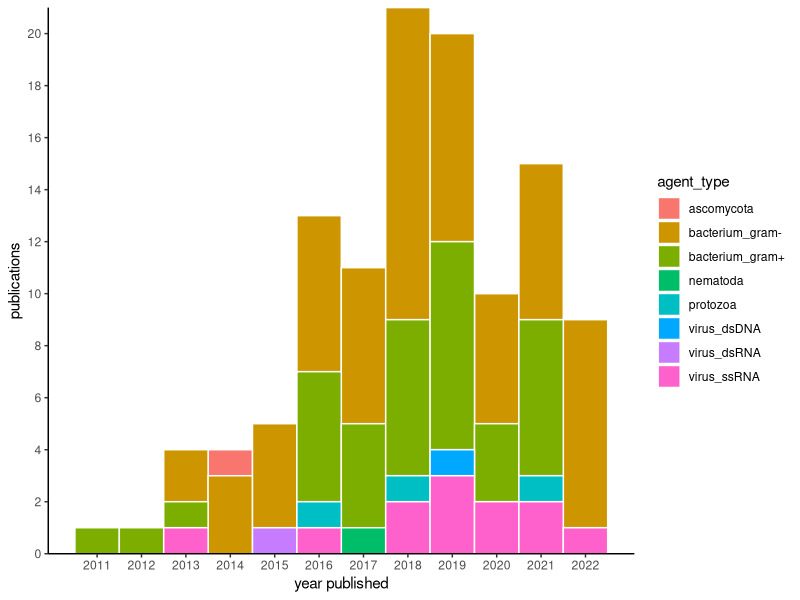
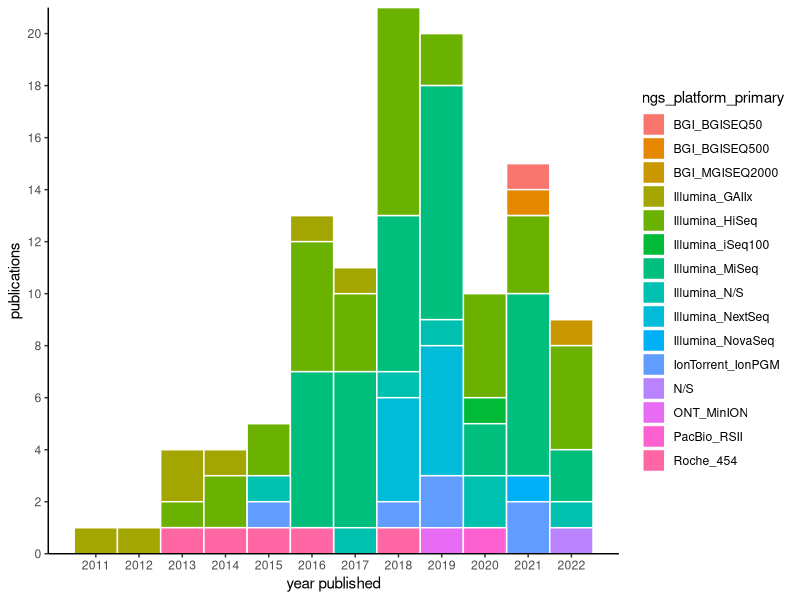
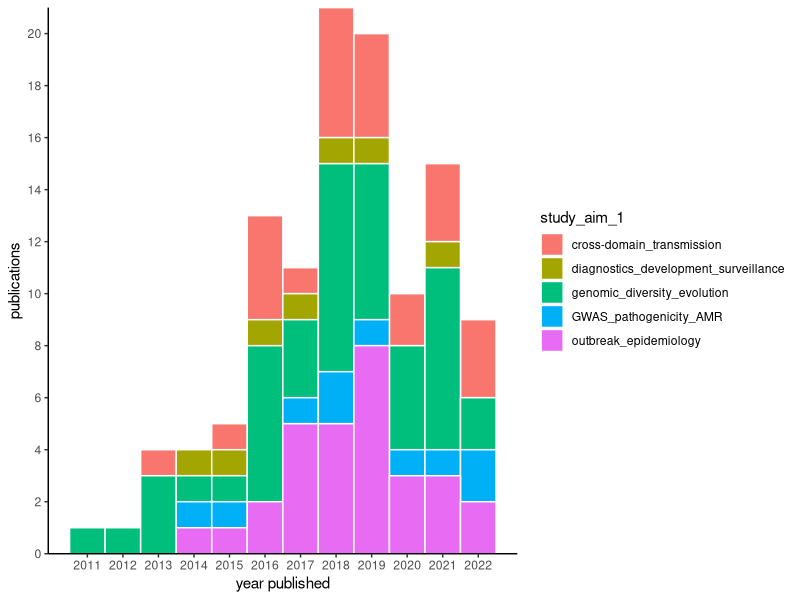
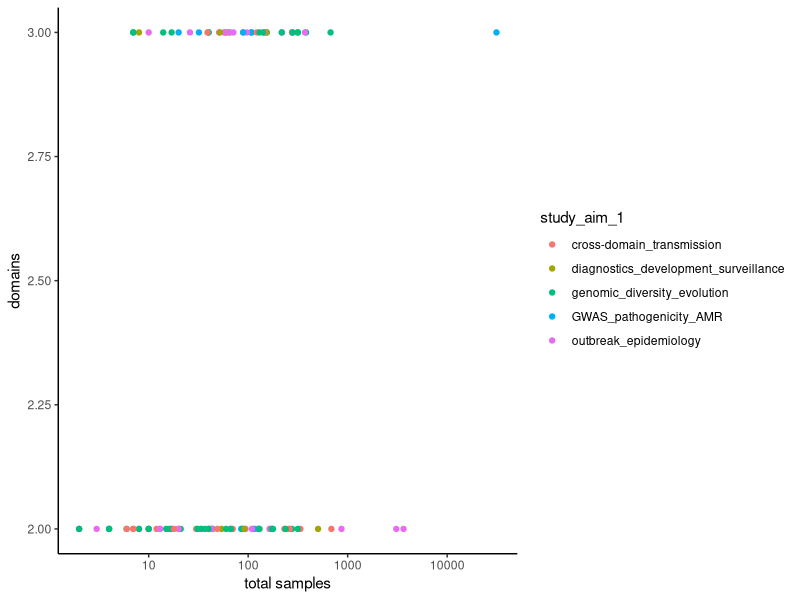
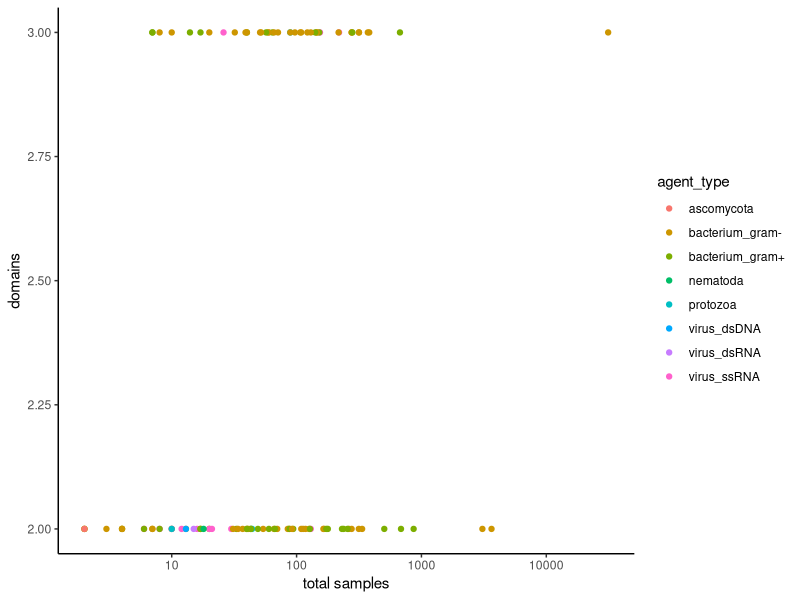

Write R code to recreate these figures, in order. (Note: this script raises an error after producing the figures.)
# code to explore and visualize dataset

# libraries
library(ggplot2)
library(ggalluvial)
library(dplyr)

# importing and correctly formatting data
db <- read.csv("data/NGSscoping_dbv6.csv", header = TRUE)
names(db)<-tolower(names(db))
db$biotic.env_sample_size
colnames(db)[29] <- 'biotic_env_sample_size'

#'env_domain' looks like a sample size.... 

str(db) # lots of columns coming up as characters
col.chr.ids = c('hum_sample_size','livestock_sample_size', 'pet_sample_size','poultry_sample_size',
                'wildlife_sample_size','arachnida_sample_size', 'insecta_sample_size', 'env_domain',
                'biotic_env_sample_size','abiotic_sample_size')
db[col.chr.ids] <- sapply(db[col.chr.ids],as.numeric)
str(db)

#sample_cols = grep('sample_size',names(db)) # identifying sample size columns - WRONG double counting
db$total_samples = rowSums(db[,c('hum_sample_size','ani_sample_size', 'env_domain')], na.rm=TRUE)
db$env_bin = ifelse(db$env_domain>0,1,0)
db$ani_bin = ifelse(db$ani_sample_size>0,1,0)
db$human_bin = ifelse(db$hum_sample_size>0,1,0)
db$total_domains = rowSums(db[,c('env_bin','ani_bin','human_bin')], na.rm=T)

# some are 0?!? and some are 1?
# annotation in excel clarified there were 276 samples from human and environment but split not given

ind = which(db$total_samples == 0)
db$total_domains[ind]<-2
db$total_samples[ind]<-276
db$env_bin[ind] = 1
db$human_bin[ind] = 1



# by publication year
sort(unique(db$publication_year))
library(ggplot2)
ggplot(db, aes(x=publication_year, fill=agent_type)) +
  geom_histogram(col = 'white', position="stack", bins = 12)+
  theme(legend.position="top")+
  theme_classic()+
  labs(x="year published", y = "publications")+
  scale_y_continuous(expand = c(0, 0), breaks=seq(0,23,2))+
  scale_x_continuous(breaks=seq(2011,2022,1))
db$ngs_platform_primary
ggplot(db, aes(x=publication_year, fill=ngs_platform_primary)) +
  geom_histogram(col = 'white', position="stack", bins = 12)+
  theme(legend.position="top")+
  theme_classic()+
  labs(x="year published", y = "publications")+
  scale_y_continuous(expand = c(0, 0), breaks=seq(0,23,2))+
  scale_x_continuous(breaks=seq(2011,2022,1))

ggplot(db, aes(x=publication_year, fill=study_aim_1)) +
  geom_histogram(col = 'white', position="stack", bins = 12)+
  theme(legend.position="top")+
  theme_classic()+
  labs(x="year published", y = "publications")+
  scale_y_continuous(expand = c(0, 0), breaks=seq(0,23,2))+
  scale_x_continuous(breaks=seq(2011,2022,1))

# by sample size year
names(db)
ggplot(db, aes(x=total_samples, y = total_domains, col=study_aim_1)) +
  geom_point()+
  theme(legend.position="top")+
  theme_classic()+
  labs(x="total samples", y = "domains")+
  scale_x_continuous(trans='log10')

ggplot(db, aes(x=total_samples, y = total_domains, col=agent_type)) +
  geom_point()+
  theme(legend.position="top")+
  theme_classic()+
  labs(x="total samples", y = "domains")+
  scale_x_continuous(trans='log10')

# https://cran.r-project.org/web/packages/ggalluvial/vignettes/ggalluvial.html
head(db)
db_allu = is_alluvia_form(as.data.frame(db), axes = 1:3, silent = TRUE)
ggplot(data = db,
       aes(x = publication_year, y = total_samples, alluvium = study_aim_1)) +
  geom_alluvium(aes(fill = study_aim_1, colour = study_aim_1),
                alpha = .75, decreasing = FALSE) 
  scale_x_continuous(breaks = seq(2003, 2013, 2)) +
  theme_bw() +
  theme(axis.text.x = element_text(angle = -30, hjust = 0)) +
  scale_fill_brewer(type = "qual", palette = "Set3") +
  scale_color_brewer(type = "qual", palette = "Set3") +
  facet_wrap(~ region, scales = "fixed") +
  ggtitle("refugee volume by country and region of origin")
  

db$ngs_platform_short_primary
head(db)
db_summary = as.data.frame(db %>% group_by(ngs_platform_primary, publication_year) %>%
                                summarise(papers = n()))
db_summary$ngs_platform_primary=as.factor(db_summary$ngs_platform_primary)

db_summary = db_summary[1:45,]
db_summary$ngs_platform_short_primary
unique(db$ngs_platform_primary)

db_summary$ngs_platform_primary = as.factor(db_summary$ngs_platform_primary)

levels(db_summary$ngs_platform_primary)
db_summary$ngs_platform_primary <- factor(db_summary$ngs_platform_primary, 
                levels = c("BGI_MGISEQ2000", "Illumina_iSeq100","Illumina_NovaSeq",
                           "BGI_BGISEQ50", 
                           "BGI_BGISEQ500", "ONT_MinION","Illumina_NextSeq", 
                           "Illumina_MiSeq", "IonTorrent_IonPGM", 
                           "Illumina_HiSeq", "Illumina_GAIIx", 
                            "Roche_454"))

ggplot(db_summary, aes(x = publication_year, y = ngs_platform_short_primary )) +
  geom_point(aes(size = papers, color = ngs_platform_company))+ # aes(dotsize = papers),
  scale_x_continuous(breaks=seq(2011,2022,1))+
  theme_classic()+
  labs(x="publication year", y = "sequencer")+
  scale_size_continuous(breaks = c(min(db_summary$papers),
                                    3,
                                    max(db_summary$papers)),
                         labels = c("1",
                                    "3",
                                    "9"))+
  geom_rect(aes(xmin = 2011, xmax = 2022, ymin = "Illumina_HiSeq", ymax = "Illumina_HiSeq"))+
  annotate("rect", x = 2011, y = 2022, ymin = 12, ymax = 28)
# need to combine short read and long read sequencing

# is within host diversity studies predicted by mutation rate?
# maybe not relevant b/c no host diversity

# alluvial plot to make
# open data 
# open software
# open code
# colored by country?
db$public_data_binary = !db$public_data == 'N/A'
db$public_code_binary = db$public_code == 'yes'
db$phylo_software_binary = !db$phylo_software == 'Geneious'
db$sampling_geo

db_summary2 = as.data.frame(db %>% group_by(public_data_binary, public_code_binary, phylo_software_binary,sampling_geo) %>%
                              summarise(Freq = n()))

ggplot(data = db_summary2,
       aes(axis1 = as.factor(phylo_software_binary), axis2 = public_data_binary,axis3 = public_code_binary, 
           y = Freq)) +
  scale_x_discrete(limits = c("software", "data", "code"), expand = c(.2, .05)) +
  xlab("open science") +
  geom_alluvium(aes(fill = sampling_geo)) +
  geom_stratum() +
  geom_text(stat = "stratum", aes(label = after_stat(stratum))) +
  theme_minimal() 
# need to update with stefano's linkages
# figure - sample size by HG status?
# software updates? license 

db5 = read.csv('data/NGSscoping_dbv5.csv')
names(db5)<-tolower(names(db5))
db5$geo_scope = ifelse(db5$lic_lmic == 'yes' & db5$umic_hic == 'yes', 'both',
                       ifelse(db5$lic_lmic == 'yes', 'lmic', 'hic'))

db5$public_code
db5$public_data_binary = !db5$public_data == 'N/A'
db5$public_code_binary = db5$public_code == 'yes'
db5$phylo_software_binary = db5$assembly.mapping_license == 'free'
db5_summary2 = as.data.frame(db5 %>% group_by(public_data_binary, public_code_binary, phylo_software_binary,geo_scope) %>%
                               summarise(Freq = n()))

db5_summary2$geo_scope = as.factor(db5_summary2$geo_scope)
db5_summary2$geo_scope = factor(db5_summary2$geo_scope, levels = c('lmic','both','hic'))
ggplot(data = db5_summary2,
       aes(axis1 = phylo_software_binary, axis2 = public_data_binary,axis3 = public_code_binary, 
           y = Freq)) +
  scale_x_discrete(limits = c("software", "data", "code"), expand = c(.2, .05)) +
  xlab("open science") +
  geom_alluvium(aes(fill = geo_scope)) +
  scale_fill_manual(values = c('#0c2c84','#7fcdbb', '#edf8b1'))+
  geom_stratum() +
  geom_text(stat = "stratum", aes(label = after_stat(stratum))) +
  theme_classic() 

db5 = read.csv('data/NGSscoping_dbv5.csv')
names(db5)<-tolower(names(db5))

col.chr.ids = c('hum_sample_size','livestock_sample_size', 'pet_sample_size','poultry_sample_size',
                'wildlife_sample_size','arachnida_sample_size', 'insecta_sample_size', 'env_domain',
                'biotic.env_sample_size','abiotic_sample_size')
names(db5)
db5[col.chr.ids] <- sapply(db5[col.chr.ids],as.numeric)
str(db5)

db5$total_samples = rowSums(db5[,c('hum_sample_size','ani_sample_size', 'env_domain')], na.rm=TRUE)
db5$env_bin = ifelse(db5$env_domain>0,1,0)
db5$ani_bin = ifelse(db5$ani_sample_size>0,1,0)
db5$human_bin = ifelse(db5$hum_sample_size>0,1,0)
db5$total_domains = rowSums(db5[,c('env_bin','ani_bin','human_bin')], na.rm=T)

# some are 0?!? and some are 1?
# annotation in excel clarified there were 276 samples from human and environment but split not given
db5$total_domains[19]<-2
db5$total_samples[19]<-276
db5$env_bin[19] = 1
db5$human_bin[19] = 1

names(db5)
ggplot(db5, aes(x=total_samples, fill=agent_hse_cat)) +
  geom_histogram()+
  theme(legend.position="top")+
  theme_classic()+
  labs(x="total samples", y = "domains")+
  scale_x_continuous(trans='log10')

# The 4 I’m about to paste should be good, papers by sequencer needs a tiny amount of re-working and inclusion of start-end dates for the various platforms. Christina will focus on this.
# Figure 5: histogram of total study’s sample size (irrespective of the domain) coloured by agent_type. Jayna would mind taking care of this?
#   Figure 6: time gap between last_sample_date and publication_year coloured by study_aim_1. Christina is that OK for you to do it?
#   Figure 7: histogram/test of phylo_results connected to total study’s sample size (irrespective of the domain). Jayna I’d leave this with you if OK.
# M&M + Results sections: for you both to write down elements connected with these analyses/figures.
# I’ll check that the EMBO journal’s guidelines suit this paper, we agreed on giving it a try. I’ll focus on formatting the article, the rest of the writing, suppl. mat., Table 3 (a summary of zoonotic agents and study aims).

names(db5)
db5$time_to_pub = db5$publication_year-as.numeric(db5$last_sample_date)
ggplot(db5, aes(x=time_to_pub, fill=study_aim_1)) +
  geom_density(alpha = 0.4)+
  theme(legend.position="top")+
  # facet_wrap(~study_aim_1, nrows = 5) +
  theme_classic()+
  labs(x="years from last collection to publication", y = "papers")
